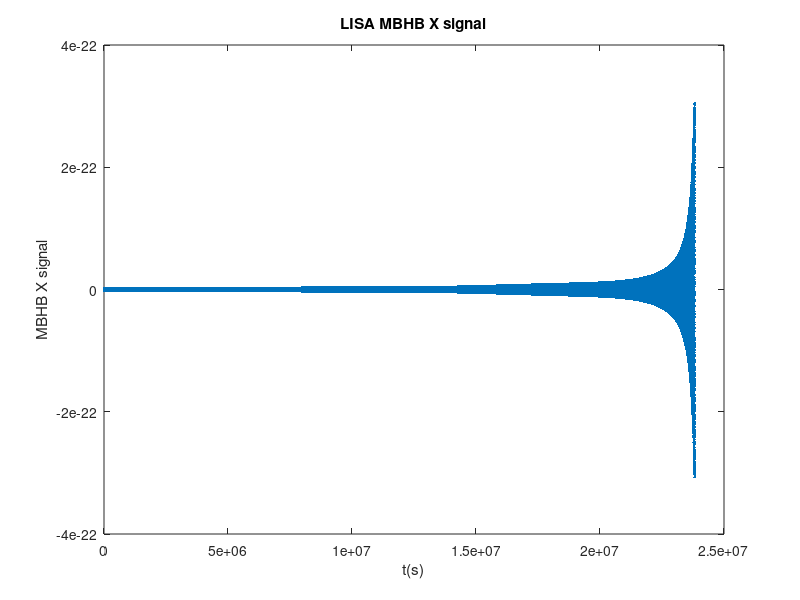
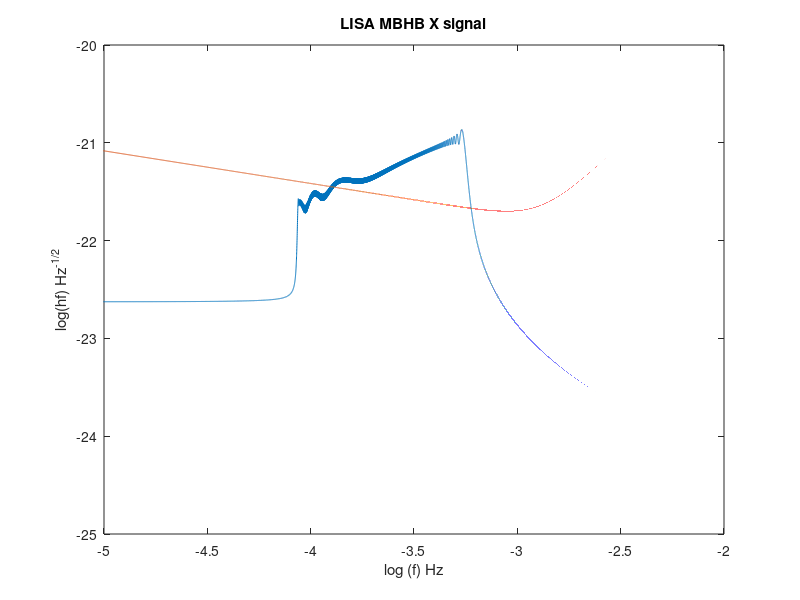

Here is the MATLAB script that generated these plots, in order:
%% TQ MBHB X signal F-Statistic Testing  2020/03/20

%% generate X signal (waveform model)
clear
clc
tic;
c=3.0*10^8;
G=6.67*10^(-11);
yr=365*86400;
fm=1/yr;
fsc=1/(86400*3.65);
m0=2*10^30;
pc=3.08*10^16;
AU=1.5*10^11;

%% parameters for SMBHB
m1=10^6*m0;
m2=2*10^5*m0;
theta=1.6398;
phi=4.1226;
tc=0.76*yr;
iota=0.7647;
psi=1.373;
z=1.0;
DL=6.828*10^9*pc;
phic=0.9849;


%% waveform model
dt=50;
t=0:dt:tc-3000*dt;   % before meger 1500 hours
m = m1+m2;
eta=m1*m2/m^2; 
Mc=m*eta^(3/5)/m0;
%m = (1+z)*m;  % redshift mass m_z
tau=c^3*eta/(5*G*m)*(tc-t);

wt=c^3/(8*G*m)*(tau.^(-3/8)+(743/2688+11/32*eta)*tau.^(-5/8)-3*pi/10*tau.^(-3/4)...
    +(1855099/14450688+56975/258048*eta+371/2048*eta^2)*tau.^(-7/8));
PHI=-2/eta*(tau.^(5/8)+(3715/8064+55/96*eta).*tau.^(3/8)-3*pi/4*tau.^(1/4)...
    +(9275495/14450688+284875/258048*eta+1855/2048*eta^2)*tau.^(1/8))...
    +wt*AU/c*sin(theta).*cos(2*pi*fm*t-phi);  %phi_Doppler

xx=(G*m*wt/c^3).^(2/3);
hp=2*G*m*eta/(c^2*DL)*(1+cos(iota)^2).*xx.*cos(PHI+phic);
hc=-4*G*m*eta/(c^2*DL)*cos(iota).*xx.*sin(PHI+phic);

k=1000;
xmax=0.0286;
taper = 1/2*(1-tanh(k*(xx-xmax)));

%% Spacecraft to Earth center in Earth Baycentric System 
eta0=0;
k=zeros(3,1);
kai=zeros(1,3);
q1=zeros(length(t),3);
q2=zeros(length(t),3);
q3=zeros(length(t),3);

for i=1:3
kai(i)=2*(i-1)*pi/3;
end
omega=2*pi/yr;
L=5*10^9/c;
R1=L/3^(1/2);
%% PHYSICAL REVIEW D 81, 063008 (2010) Mock LISA data challenge for GWD
% q1(:,1)=L/3^(1/2)*1/4*(cos(2*omega*t.'-kai(1))-3*cos(kai(1))); % x
% q1(:,2)=L/3^(1/2)*1/4*(sin(2*omega*t.'-kai(1))-3*sin(kai(1))); % y
% q1(:,3)=L/3^(1/2)*1/4*(-12^(1/2)*cos(omega*t.'-kai(1)));  %% spacecraft 1 z
% 
% q2(:,1)=L/3^(1/2)*1/4*(cos(2*omega*t.'-kai(2))-3*cos(kai(2)));  % x
% q2(:,2)=L/3^(1/2)*1/4*(sin(2*omega*t.'-kai(2))-3*sin(kai(2))); % y
% q2(:,3)=L/3^(1/2)*1/4*(-12^(1/2)*cos(omega*t.'-kai(2)));  %% spacecraft 2 z
% 
% q3(:,1)=L/3^(1/2)*1/4*(cos(2*omega*t.'-kai(3))-3*cos(kai(3))); % x
% q3(:,2)=L/3^(1/2)*1/4*(sin(2*omega*t.'-kai(3))-3*sin(kai(3))); % y
% q3(:,3)=L/3^(1/2)*1/4*(-12^(1/2)*cos(omega*t-kai(3)));  %% spacecraft 3 z


%% PHYSICAL REVIEW D 70, 022003 (2004) Optimal fittering of LISA data
sig=zeros(1,3);
for i=1:3
sig(i)=3/2*pi-2*(i-1)*pi/3;
end
q1(:,1)=L/3^(1/2)*1/4*(-sin(2*omega*t.'+2*sig(1))-3*sin(2*sig(1))); % x
q1(:,2)=L/3^(1/2)*1/4*(cos(2*omega*t.'+2*sig(1))-3*cos(2*sig(1))); % y
q1(:,3)=L/3^(1/2)*1/4*(-12^(1/2)*cos(omega*t.'-2*sig(1)));  %% spacecraft 1 z

q2(:,1)=L/3^(1/2)*1/4*(-sin(2*omega*t.'+2*sig(2))-3*sin(2*sig(2))); % x
q2(:,2)=L/3^(1/2)*1/4*(cos(2*omega*t.'+2*sig(2))-3*cos(2*sig(2))); % y
q2(:,3)=L/3^(1/2)*1/4*(-12^(1/2)*cos(omega*t.'-2*sig(2)));  %% spacecraft 2 z

q3(:,1)=L/3^(1/2)*1/4*(-sin(2*omega*t.'+2*sig(3))-3*sin(2*sig(3))); % x
q3(:,2)=L/3^(1/2)*1/4*(cos(2*omega*t.'+2*sig(3))-3*cos(2*sig(3))); % y
q3(:,3)=L/3^(1/2)*1/4*(-12^(1/2)*cos(omega*t.'-2*sig(3)));  %% spacecraft 3 z
n1=(q2-q3)/(L);  n2=(q3-q2)/(L);  n3=(q1-q2)/(L);  % unit vector
% n1=(q2-q3);  n2=(q3-q2);  n3=(q1-q2);  % unit vector

% figure
% plot(t,q1(:,1))

%% GW basis 
beta=1.6398;  lambda=4.1226;   %beta=theta   lambda=phi
kk=-[cos(beta)*cos(lambda) cos(beta)*sin(lambda) sin(beta)];
uu=[sin(beta)*cos(lambda) sin(beta)*sin(lambda) -cos(beta)];
vv=[sin(lambda) -cos(lambda) 0];

u(1,:)=-1/2*((uu*n1.').^2-(vv*n1.').^2);
u(2,:)=-1/2*((uu*n2.').^2-(vv*n2.').^2);
u(3,:)=-1/2*((uu*n3.').^2-(vv*n3.').^2);
v(1,:)=(uu*n1.').*(vv*n1.');
v(2,:)=(uu*n2.').*(vv*n2.');
v(3,:)=(uu*n3.').*(vv*n3.');

kn2=kk*n2.';   kn3=kk*n3.';
kq2=kk*q2.'/L;   kq3=kk*q3.'/L;

x=wt*L;
% X(1,:)=4*G*m*eta/c^3*xx.*(u(2,:).*(sin((1+kn2).*x/2)/((1+kn2).*x/2)...
%     .*cos(PHI+x/2.*kq2-3*x/2)+sin((1-kn2).*x/2)/((1-kn2).*x/2)...
%     .*cos(PHI+x/2.*kq2-5*x/2))-u(3,:).*(sin((1+kn3).*x/2)/((1+kn3).*x/2)...
%     .*cos(PHI+x/2.*kq3-5*x/2)+sin((1-kn3).*x/2)/((1-kn3).*x/2)...
%     .*cos(PHI+x/2.*kq3-3*x/2)));
% X(2,:)=4*G*m*eta/c^3*xx.*(v(2,:).*(sin((1+kn2).*x/2)/((1+kn2).*x/2)...
%     .*cos(PHI+x/2.*kq2-3*x/2)+sin((1-kn2).*x/2)/((1-kn2).*x/2)...
%     .*cos(PHI+x/2.*kq2-5*x/2))-v(3,:).*(sin((1+kn3).*x/2)/((1+kn3).*x/2)...
%     .*cos(PHI+x/2.*kq3-5*x/2)+sin((1-kn3).*x/2)/((1-kn3).*x/2)...
%     .*cos(PHI+x/2.*kq3-3*x/2)));
% 
% X(3,:)=4*G*m*eta/c^3*xx.*(u(2,:).*(sin((1+kn2).*x/2)/((1+kn2).*x/2)...
%     .*sin(PHI+x/2.*kq2-3*x/2)+sin((1-kn2).*x/2)/((1-kn2).*x/2)...
%     .*sin(PHI+x/2.*kq2-5*x/2))-u(3,:).*(sin((1+kn3).*x/2)/((1+kn3).*x/2)...
%     .*sin(PHI+x/2.*kq3-5*x/2)+sin((1-kn3).*x/2)/((1-kn3).*x/2)...
%     .*sin(PHI+x/2.*kq3-3*x/2)));
% X(4,:)=4*G*m*eta/c^3*xx.*(v(2,:).*(sin((1+kn2).*x/2)/((1+kn2).*x/2)...
%     .*sin(PHI+x/2.*kq2-3*x/2)+sin((1-kn2).*x/2)/((1-kn2).*x/2)...
%     .*sin(PHI+x/2.*kq2-5*x/2))-v(3,:).*(sin((1+kn3).*x/2)/((1+kn3).*x/2)...
%     .*sin(PHI+x/2.*kq3-5*x/2)+sin((1-kn3).*x/2)/((1-kn3).*x/2)...
%     .*sin(PHI+x/2.*kq3-3*x/2)));

sinckn2=sin((1+kn2).*x/2)./((1+kn2).*x/2);
sinckn22=sin((1-kn2).*x/2)./((1-kn2).*x/2);
sinckn3=sin((1+kn3).*x/2)./((1+kn3).*x/2);
sinckn32=sin((1-kn3).*x/2)./((1-kn3).*x/2);

coskq23=cos(PHI+x/2.*kq2-3*x/2);
coskq25=cos(PHI+x/2.*kq2-5*x/2);
sinkq23=sin(PHI+x/2.*kq2-3*x/2);
sinkq25=sin(PHI+x/2.*kq2-5*x/2);
coskq35=cos(PHI+x/2.*kq3-5*x/2);
coskq33=cos(PHI+x/2.*kq3-3*x/2);
sinkq35=sin(PHI+x/2.*kq3-5*x/2);
sinkq33=sin(PHI+x/2.*kq3-3*x/2);

X(1,:)=4*G*m*eta/c^3*xx.*(u(2,:).*(sinckn2...
    .*coskq23+sinckn22...
    .*coskq25)-u(3,:).*(sinckn3...
    .*coskq35+sinckn32...
    .*coskq33));
X(2,:)=4*G*m*eta/c^3*xx.*(v(2,:).*(sinckn2...
    .*coskq23+sinckn22...
    .*coskq25)-v(3,:).*(sinckn3...
    .*coskq35+sinckn32...
    .*coskq33));

X(3,:)=4*G*m*eta/c^3*xx.*(u(2,:).*(sinckn2...
    .*sinkq23+sinckn22...
    .*sinkq25)-u(3,:).*(sinckn3...
    .*sinkq35+sinckn32...
    .*sinkq33));
X(4,:)=4*G*m*eta/c^3*xx.*(v(2,:).*(sinckn2...
    .*sinkq23+sinckn22...
    .*sinkq25)-v(3,:).*(sinckn3...
    .*sinkq35+sinckn32...
    .*sinkq33));

a(1,:)=c/DL*(1/2*(1+cos(iota)^2)*cos(phic)*cos(2*psi)-cos(iota)*sin(phic)*sin(2*psi));
a(2,:)=c/DL*(1/2*(1+cos(iota)^2)*cos(phic)*sin(2*psi)+cos(iota)*sin(phic)*cos(2*psi));
a(3,:)=-c/DL*(1/2*(1+cos(iota)^2)*sin(phic)*cos(2*psi)+cos(iota)*cos(phic)*sin(2*psi));
a(4,:)=-c/DL*(1/2*(1+cos(iota)^2)*sin(phic)*sin(2*psi)-cos(iota)*cos(phic)*cos(2*psi));

sigma=10^(-27);
n=sigma*randn(1,length(t));
X_signal=2*x.*sin(x).*(a(1,:)*X(1,:)+a(2,:)*X(2,:)+a(3,:)*X(3,:)+a(4,:)*X(4,:));

toc

figure
plot(t,X_signal,'.')
xlabel('t(s)')
ylabel('MBHB X signal') 
title('LISA MBHB X signal')

figure
Fs=1/dt;
T=max(t);
N=length(t)-1;
f=Fs*(1:N/2)/N;
psd=abs(fft(X_signal)).^2/T*dt^2;
plot(log10(f),1/2*log10(2*psd(1:N/2)))
xlabel('log(f) Hz')
ylabel('hf Hz^{-1/2}')
title('LISA MBHB X signal ASD')

% %% LISA X_noise
% fs=1/(2*pi*L);
% 
% S_ps=1.0*10^(-22);
% S_acc=9.0*10^(-30);
% 
% T=365*86400;
% dt=50;
% Fs=1/dt;
% t=0:dt:T;
% Nbin=2^ceil(log2(length(t)));
% %f = Fs*(1:(Nbin)/2)/Nbin;
% f=linspace(1/T,1/(2*dt),Nbin);
% hf_M=zeros(1,length(f));
% for i=1:length(f)
% hf_M(i)=1/(2*L*c)*(4*S_ps+8*(1+cos(f(i)/fs).^2)*S_acc/(2*pi*f(i)).^4).^(1/2);
% end
% hf_X=2*abs(sin(f/fs)).*hf_M;
% figure
% plot(log10(f),2*log10(hf_X))
% title('LISA X noise PSD')
% xlabel('log (f) Hz')
% ylabel('Sn(f) Hz^{-1/2}')

%% LISA TDI Sx(f)
Nbin=2^ceil(log2(length(t)));
N=length(t);
f = Fs*(1:(length(t))/2)/length(t);
% f=linspace(1/T,1/(2*dt),N);
% S_pm=2.54*10^(-48)*f.^(-2);
S_pm=2.8*10^(-41)*(1+(f/3*10^(-3)).^2).^2.*(f/10^(-4)).^(-8/3);
S_shot=5.3*10^(-38)*f.^2;
Sx_LISA=(4*(sin(4*pi*f*L)).^2+32*(sin(2*pi*f*L)).^2).*S_pm+16*(sin(2*pi*f*L)).^2.*S_shot;
hold on
plot(log10(f),1/2*log10(Sx_LISA))
title('LISA MBHB X signal')
xlabel('log (f) Hz')
ylabel('log(hf) Hz^{-1/2}')
set(gca,'XLim',[-5,-2])
%% SNR calculate
% SNR=(4*real(sum((abs(fft(X_signal))).^2./Sx_LISA)/T))^(1/2);
hf=fft(X_signal);
SNR=(4*real(sum((2*abs(hf(1:(N)/2)).^2*dt^2)./Sx_LISA)/T))^(1/2);
